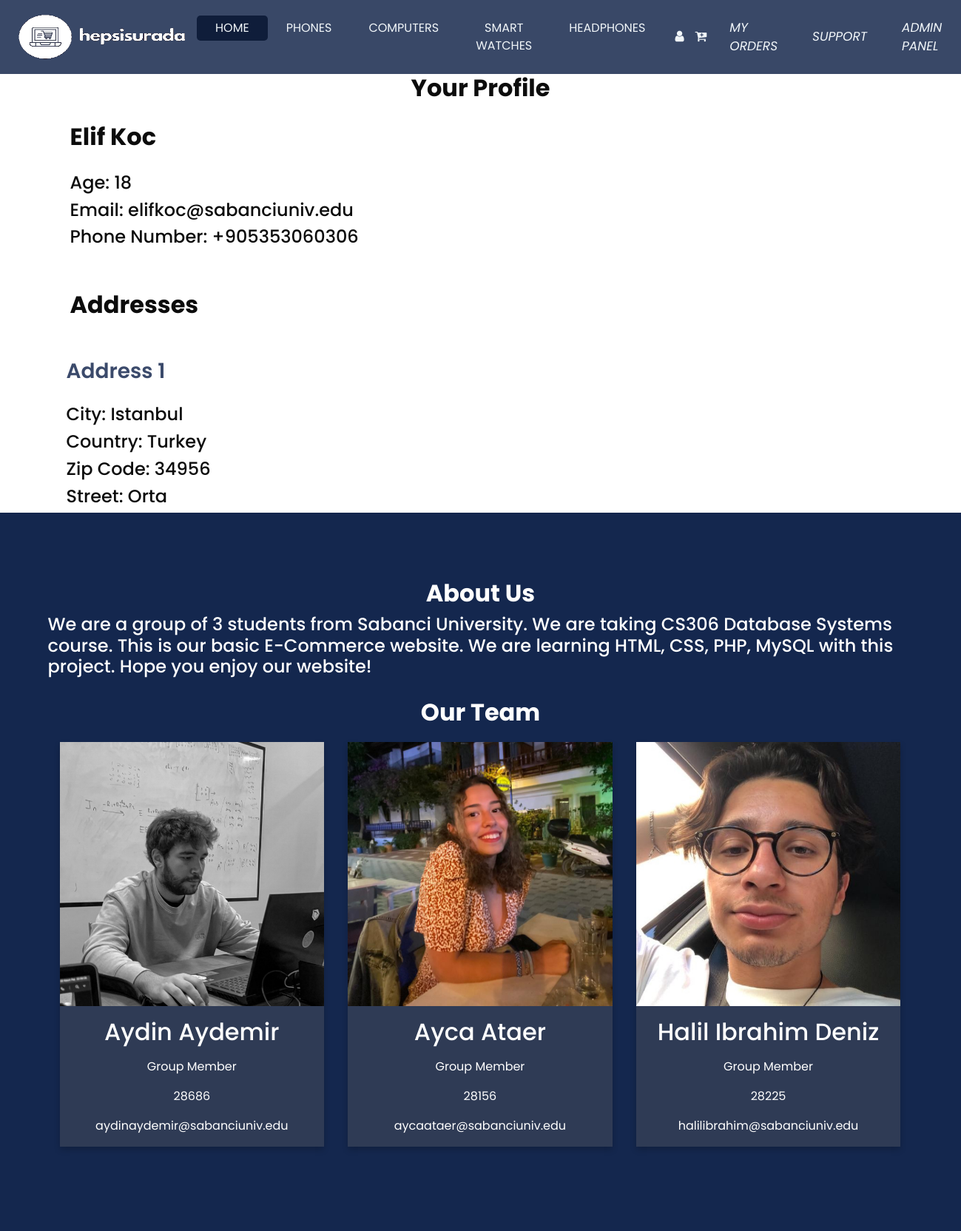
The app's page /userprofile.php with its own data.
### tables this page shows
CREATE TABLE `Categories` (
  `cid` int(5) NOT NULL AUTO_INCREMENT,
  `cName` varchar(50) NOT NULL,
  PRIMARY KEY (`cid`)
);

CREATE TABLE `Users` (
  `uid` int(5) NOT NULL AUTO_INCREMENT,
  `uName` varchar(50) NOT NULL,
  `uSurname` varchar(50) NOT NULL,
  `uAge` int(10) NOT NULL,
  `uEmail` varchar(50) NOT NULL,
  `uPhoneNumber` varchar(50) NOT NULL,
  `uSex` varchar(50) NOT NULL,
  PRIMARY KEY (`uid`)
);

CREATE TABLE `Addresses` (
  `aid` int(5) NOT NULL AUTO_INCREMENT,
  `aCity` varchar(50) NOT NULL,
  `aCountry` varchar(50) NOT NULL,
  `aZipCode` varchar(50) NOT NULL,
  `aStreet` varchar(50) NOT NULL,
  PRIMARY KEY (`aid`)
);

### userprofile.php (the view, shortened to what this page needs)
<!DOCTYPE html>
<html lang="en">
<head>
  <link rel="stylesheet" type="text/css" href="css/bootstrap.css" />
  <link rel="stylesheet" type="text/css" href="https://cdnjs.cloudflare.com/ajax/libs/OwlCarousel2/2.3.4/assets/owl.carousel.min.css" />
  <link href="css/font-awesome.min.css" rel="stylesheet" />
  <link href="css/style.css" rel="stylesheet" />
  <link href="css/responsive.css" rel="stylesheet" />
</head>
<body>
<div class="" style="background-color: #394867;">
    <header class="header_section">
      <div class="container-fluid">
        <nav class="navbar navbar-expand-lg custom_nav-container ">
          <a class="navbar-brand" href="index.php">
          <img src="images/logo.png" style = "width: 225px; height: 60px;" alt="">
          </a>
          <div class="collapse navbar-collapse" id="navbarSupportedContent">
            <ul class="navbar-nav">
              <li class="nav-item active">
                <a class="nav-link" href="index.php">Home <span class="sr-only">(current)</span></a>
              </li>
              <?php
              include "config.php";
              $sql_command = "SELECT cName FROM categories";
              $myresult = mysqli_query($db, $sql_command);
              while ($row = mysqli_fetch_assoc($myresult)) {
                $catName = $row['cName'];
                echo "<li class='nav-item'>
                <a class='nav-link' href='category.php?catname=$catName'> $catName </a>
              </li>";
              }
              ?>
            </ul>
            <div class="user_option-box">
            <a href="userprofile.php">
                <i class="fa fa-user" aria-hidden="true"></i>
              </a>
              <a href="shoppingCart.php">
                <i class="fa fa-cart-plus" aria-hidden="true"></i>
              </a>
              <a href="/hepsisurada/orders.php">
                <i class="nav-item">
                  <i class="nav-link" href="/hepsisurada/orders.php">My Orders</i>
                </i>
              </a>
              <a href="/hepsisurada/php-firebase/chats.php?userID=1">
                <i class="nav-item">
                  <i class="nav-link" href="/hepsisurada/php-firebase/chats.php?userID=1">SUPPORT</i>
                </i>
              </a>
              <a href="/hepsisurada/adminPanel/home.html">
                <i class="nav-item">
                  <i class="nav-link" href="../home.html">Admin Panel</i>
                </i>
              </a>
            </div>
          </div>
        </nav>
      </div>
    </header>
  </div>
  <section class="shop_section" style = "background-color: white">
    <div class="container">
      <div class="heading_container heading_center">
        <h2>
          Your Profile
        </h2>
      </div>
      <div class="">
        <?php
        include "config.php";
        $userID = 1;
        $sql_command = "SELECT * FROM users WHERE uid = $userID";
        $myresult = mysqli_query($db, $sql_command);
        while ($row = mysqli_fetch_assoc($myresult)) {
          $name = $row['uName'];
          $surname = $row['uSurname'];
          $age = $row['uAge'];
          $email = $row['uEmail'];
          $phoneNumber = $row['uPhoneNumber'];
          echo "<div class='col-md-6' style = 'padding-bottom: 50px'>
          <div class='detail-box'>
            <div class='heading_container '>
              <h2>
                $name $surname
              </h2>
            </div>
            <h4>
              Age: $age
            </h4>
            <h4>
              Email: $email
            </h4>
            <h4>
              Phone Number: $phoneNumber
            </h4>
          </div>
        </div>";
        $sql_command = "SELECT a.aCity, a.aCountry, a.aZipCode, a.aStreet
        FROM users u
        JOIN has h ON u.uid = h.uid
        JOIN addresses a ON h.aid = a.aid
        WHERE u.uid = $userID";
        $myresult = mysqli_query($db, $sql_command);
        echo "<div class='col' >
          <div class='detail-box' style = 'padding-bottom: 25px'>
            <div class='heading_container' >
              <h2>
                Addresses
              </h2>
            </div>
        </div>";
        $addressCounter = 1;
        while ($row = mysqli_fetch_assoc($myresult)) {
          $city = $row['aCity'];
          $country = $row['aCountry'];
          $zipCode = $row['aZipCode'];
          $street = $row['aStreet'];
          echo "<div class='row'>
          <div class=''>
          <div class='detail-box' style = 'padding-left: 10px; padding-right: 50px'>
            <div class='heading_container'>
              <h3 style = 'color: #3b4a6b; font-weight: 600;'>
                Address  $addressCounter
              </h3>
            </div>
            <h4>
              City: $city
            </h4>
            <h4>
              Country: $country
            </h4>
            <h4>
              Zip Code: $zipCode
            </h4>
            <h4>
              Street: $street
            </h4>
          </div>
        </div>";
          $addressCounter++;
        }
        }
        ?>
        </div>
      </div>
    </div>
  </section>
  <section class="about_section layout_padding" style = "background-color: #14274E">
    <div class="container">
      <div class="row">
        <div class="">
          <div class="detail-box">
            <div class="heading_container" style="align-items:center">
              <h2>
                About Us
              </h2>
            </div>
            <h4>
              We are a group of 3 students from Sabanci University. We are taking CS306 Database Systems course. This is our basic E-Commerce website. We are learning HTML, CSS, PHP, MySQL with this project. Hope you enjoy our website!
    </h4>
            </head>
            <body>
<h2 style="text-align:center; font-weight: bold; padding-top:20px; padding-bottom:4px">Our Team</h2>
<div class="rowx">
  <div class="columnx">
    <div class="cardx">
      <img src="images/aydinaydemirx.jpg" alt="Aydin Aydemir" style="width:100%">
      <div class="containerx">
        <h2 style="padding-top: 16px; text-align: center">Aydin Aydemir</h2>
        <p class="title" style= "text-align: center">Group Member</p>
        <p style= "text-align: center">28686</p>
        <p style= "text-align: center">aydinaydemir@sabanciuniv.edu</p>
      </div>
    </div>
  </div>
  <div class="rowx">
  <div class="columnx">
    <div class="cardx">
      <img src="images/aycaataerx.jpg" alt="Ayca Ataer" style="width:100%">
      <div class="containerx">
        <h2 style="padding-top: 16px; text-align: center">Ayca Ataer</h2>
        <p class="title" style= "text-align: center">Group Member</p>
        <p style= "text-align: center">28156</p>
        <p style= "text-align: center">aycaataer@sabanciuniv.edu</p>
      </div>
    </div>
  </div>
  <div class="rowx">
  <div class="columnx">
    <div class="cardx">
      <img src="images/halilibrahimx.jpg" alt="Halil Ibrahim Deniz" style="width:100%;">
      <div class="containerx">
        <h2 style="padding-top: 16px; text-align: center">Halil Ibrahim Deniz</h2>
        <p class="title" style= "text-align: center">Group Member</p>
        <p style= "text-align: center">28225</p>
        <p style= "text-align: center">halilibrahim@sabanciuniv.edu</p>
      </div>
    </div>
  </div>
          </div>
        </div>
      </div>
    </div>
  </section>
</body>
</html>

### css/style.css (style rules this page uses)
body { font-family: "Poppins", sans-serif; color: #0c0c0c; background-color: #ffffff; overflow-x: hidden; }
.layout_padding { padding: 90px 0; }
.heading_container { display: -webkit-box; display: -ms-flexbox; display: flex; -webkit-box-orient: vertical; -webkit-box-direction: normal; -ms-flex-direction: column; flex-direction: column; }
.heading_container h2 { position: relative; font-weight: bold; }
.heading_container.heading_center { -webkit-box-align: center; -ms-flex-align: center; align-items: center; text-align: center; }
a, a:hover, a:focus { text-decoration: none; }
.header_section { padding: 15px 0; }
.header_section .container-fluid { padding-right: 25px; padding-left: 25px; }
.custom_nav-container { padding: 0; }
.custom_nav-container .navbar-nav { margin: auto; }
.custom_nav-container .navbar-nav .nav-item .nav-link { padding: 5px 25px; color: #F1F6F9; text-align: center; text-transform: uppercase; border-radius: 5px; -webkit-transition: all 0.3s; transition: all 0.3s; }
.custom_nav-container .navbar-nav .nav-item:hover .nav-link, .custom_nav-container .navbar-nav .nav-item.active .nav-link { color: #F1F6F9; background-color: #0f1d3a; }
.user_option-box { display: -webkit-box; display: -ms-flexbox; display: flex; -webkit-box-align: center; -ms-flex-align: center; align-items: center; }
.user_option-box a { color: #F1F6F9; text-transform: uppercase; margin-left: 15px; font-size: 17px; }
.shop_section .heading_container { margin-bottom: 20px; }
.about_section { background-color: #4bb39a; color: #ffffff; }
.about_section .row { -webkit-box-align: center; -ms-flex-align: center; align-items: center; }
.about_section .detail-box p { margin-top: 15px; }

### css/responsive.css (style rules this page uses)
@media (min-width: 1200px) { .container { max-width: 1170px; } }

### userprofile.php (style rules this page uses)
html { box-sizing: border-box; }
*, *:before, *:after { box-sizing: inherit; }
.columnx { float: left; width: 33.3%; margin-bottom: 16px; padding: 0 8px; }
.cardx { box-shadow: 0 4px 8px 0 rgba(0, 0, 0, 0.2); margin: 8px; }
.containerx { padding: 0 16px; background-color: #2F3B55; }
.containerx::after, .row::after { content: ""; clear: both; display: table; }

### records on screen
categories: cName "PHONES"
categories: cName "COMPUTERS"
categories: cName "SMART WATCHES"
categories: cName "HEADPHONES"
users: uName "Elif", uSurname "Koc", uAge "18", uEmail "elifkoc@sabanciuniv.edu", uPhoneNumber "+905353060306"
addresses: aCity "Istanbul", aCountry "Turkey", aZipCode "34956", aStreet "Orta"
